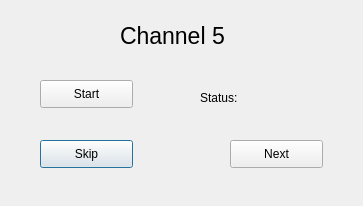
<?xml version="1.0" encoding="UTF-8"?>
<ui version="4.0">
 <class>Noise_5</class>
 <widget class="QDialog" name="Noise_5">
  <property name="geometry">
   <rect>
    <x>0</x>
    <y>0</y>
    <width>363</width>
    <height>206</height>
   </rect>
  </property>
  <property name="windowTitle">
   <string>Dialog</string>
  </property>
  <widget class="QPushButton" name="PBSkip">
   <property name="geometry">
    <rect>
     <x>40</x>
     <y>140</y>
     <width>93</width>
     <height>28</height>
    </rect>
   </property>
   <property name="text">
    <string>Skip</string>
   </property>
  </widget>
  <widget class="QPushButton" name="PBNext">
   <property name="geometry">
    <rect>
     <x>230</x>
     <y>140</y>
     <width>93</width>
     <height>28</height>
    </rect>
   </property>
   <property name="text">
    <string>Next</string>
   </property>
  </widget>
  <widget class="QLabel" name="label_2">
   <property name="geometry">
    <rect>
     <x>120</x>
     <y>20</y>
     <width>131</width>
     <height>31</height>
    </rect>
   </property>
   <property name="font">
    <font>
     <pointsize>17</pointsize>
    </font>
   </property>
   <property name="text">
    <string>Channel 5</string>
   </property>
  </widget>
  <widget class="QPushButton" name="PBStart">
   <property name="geometry">
    <rect>
     <x>40</x>
     <y>80</y>
     <width>93</width>
     <height>28</height>
    </rect>
   </property>
   <property name="text">
    <string>Start</string>
   </property>
  </widget>
  <widget class="QLabel" name="Status_Label">
   <property name="geometry">
    <rect>
     <x>250</x>
     <y>90</y>
     <width>101</width>
     <height>16</height>
    </rect>
   </property>
   <property name="text">
    <string/>
   </property>
  </widget>
  <widget class="QLabel" name="label">
   <property name="geometry">
    <rect>
     <x>200</x>
     <y>90</y>
     <width>51</width>
     <height>16</height>
    </rect>
   </property>
   <property name="text">
    <string>Status:</string>
   </property>
  </widget>
 </widget>
 <resources/>
 <connections/>
</ui>
